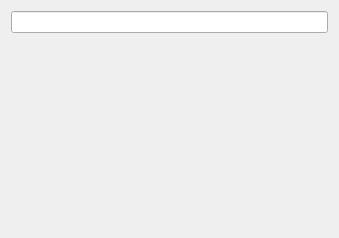
<?xml version="1.0" encoding="UTF-8"?>
<ui version="4.0">
 <class>Form</class>
 <widget class="QWidget" name="Form">
  <property name="geometry">
   <rect>
    <x>0</x>
    <y>0</y>
    <width>339</width>
    <height>238</height>
   </rect>
  </property>
  <property name="windowTitle">
   <string>Form</string>
  </property>
  <property name="styleSheet">
   <string notr="true">QWidget#Form {image: url(:/icons/parallelC.svg);}
border: 1px solid red;</string>
  </property>
  <layout class="QVBoxLayout" name="verticalLayout">
   <item>
    <widget class="QLineEdit" name="lineEdit"/>
   </item>
   <item>
    <spacer name="verticalSpacer">
     <property name="orientation">
      <enum>Qt::Vertical</enum>
     </property>
     <property name="sizeHint" stdset="0">
      <size>
       <width>20</width>
       <height>186</height>
      </size>
     </property>
    </spacer>
   </item>
  </layout>
 </widget>
 <resources/>
 <connections/>
</ui>
